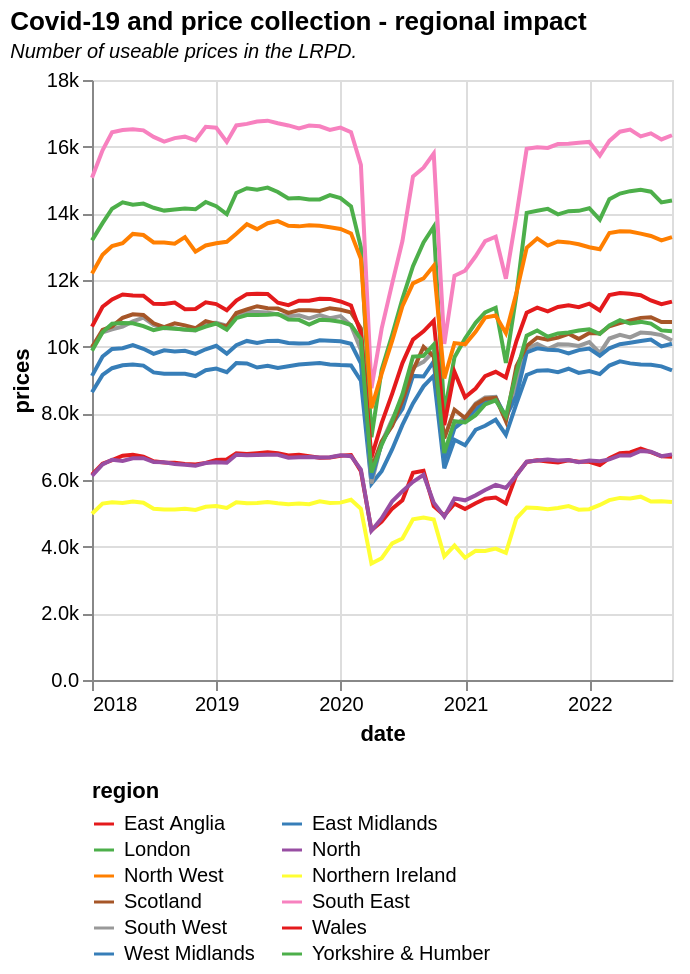

The specification (Vega-Lite) saved for this image:
### Vega-Lite specification from a JSON file in a GitHub repository (floating-point values rounded to 4 significant figures; data arrays with more than 128 entries replaced by an {"elided": "..."} marker saying what was removed)
{"$schema": "https://vega.github.io/schema/vega-lite/v5.json", "description": "Prices by region", "title": {"text": "Covid-19 and price collection - regional impact", "subtitle": "Number of useable prices in the LRPD.", "subtitleFontStyle": "italic", "subtitleFontSize": 10, "anchor": "start", "color": "black"}, "data": {"values": {"elided": "4968 records"}, "format": {"parse": {"date": "date"}}}, "height": 300, "width": 290, "mark": {"type": "line", "point": false}, "transform": [{"filter": {"field": "date", "range": [{"year": 2018, "month": "jan", "date": 1}, {"year": 2030, "month": "dec", "date": 30}]}}], "encoding": {"x": {"field": "date", "type": "temporal", "axis": {"format": "%Y"}}, "y": {"field": "prices", "type": "quantitative", "axis": {"format": ".2s"}}, "color": {"field": "region", "type": "nominal", "scale": {"scheme": "set1"}, "legend": {"orient": "bottom", "columns": 2}}, "opacity": {"value": 1}, "tooltip": [{"field": "date", "type": "temporal", "title": "Date"}, {"field": "region", "type": "nominal", "title": "Region"}, {"field": "prices", "type": "nominal", "title": "Prices", "format": ",.0f"}, {"field": "obs", "type": "quantitative", "title": "Total prices (UK)", "format": ",.0f"}]}}
